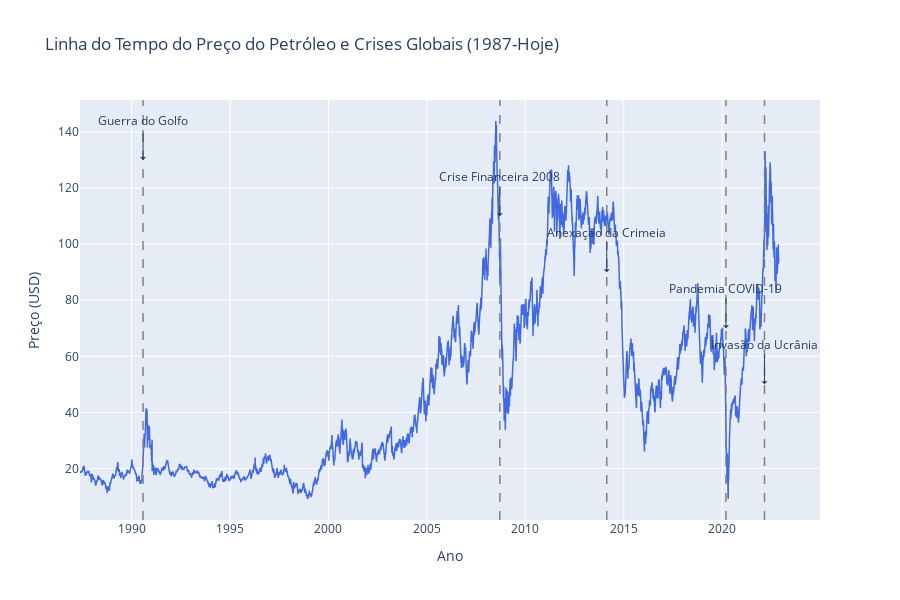

Notebook source saved alongside this figure:
### Markdown cell above
## A Linha do Tempo Completa: O Mapa da Nossa Jornada (1987 - Hoje)
Antes de mergulharmos nos detalhes, vamos observar o panorama completo. Este gráfico serve como nosso mapa, destacando os eventos que exploraremos em profundidade nos capítulos seguintes.

### Code cell
if not df.empty:
    fig_timeline = go.Figure()
    fig_timeline.add_trace(go.Scatter(x=df['Date'], y=df['Price'], mode='lines', name='Preço Brent', line=dict(color='royalblue', width=1.5)))
    
    # Dicionário de eventos históricos
    event_dates = {
        'Guerra do Golfo': '1990-08-02',
        'Crise Financeira 2008': '2008-09-15',
        'Anexação da Crimeia': '2014-02-20',
        'Pandemia COVID-19': '2020-03-11',
        'Invasão da Ucrânia': '2022-02-24'
    }

    # Lista de posições Y para as anotações não se sobreporem
    annotation_y_positions = [130, 110, 90, 70, 50]
    
    # Eventos para desenhar a linha e o texto separadamente
    for i, (event, date) in enumerate(event_dates.items()):
        
        # Passo 1: Desenhar a linha vertical usando add_shape
        fig_timeline.add_shape(
            type="line",
            x0=pd.to_datetime(date), y0=0,
            x1=pd.to_datetime(date), y1=1,
            yref='paper', # 'paper' faz a linha ocupar toda a altura do gráfico
            line=dict(color="gray", width=1.5, dash="dash")
        )

        # Passo 2: Adicionar a anotação de texto separadamente
        fig_timeline.add_annotation(
            x=pd.to_datetime(date),
            y=annotation_y_positions[i % len(annotation_y_positions)], # Pega uma posição Y da lista
            text=event,
            showarrow=True,
            arrowhead=1,
            ax=0,
            ay=-40 # Deslocamento vertical da seta
        )

    fig_timeline.update_layout(
        title='Linha do Tempo do Preço do Petróleo e Crises Globais (1987-Hoje)',
        xaxis_title='Ano',
        yaxis_title='Preço (USD)',
        height=600
    )
    fig_timeline.show()

### Figure 1 — Plotly figure (JSON) as saved in the notebook; plotly's stock layout.template omitted (floating-point values rounded to 4 significant figures; data arrays with more than 128 entries replaced by an {"elided": "..."} marker saying what was removed)
{"data": [{"line": {"color": "royalblue", "width": 1.5}, "mode": "lines", "name": "Preço Brent", "type": "scatter", "x": {"elided": "9011 str values"}, "y": {"elided": "9011 float values"}}], "layout": {"annotations": [{"arrowhead": 1, "ax": 0, "ay": -40, "showarrow": true, "text": "Guerra do Golfo", "x": "1990-08-02T00:00:00", "y": 130}, {"arrowhead": 1, "ax": 0, "ay": -40, "showarrow": true, "text": "Crise Financeira 2008", "x": "2008-09-15T00:00:00", "y": 110}, {"arrowhead": 1, "ax": 0, "ay": -40, "showarrow": true, "text": "Anexação da Crimeia", "x": "2014-02-20T00:00:00", "y": 90}, {"arrowhead": 1, "ax": 0, "ay": -40, "showarrow": true, "text": "Pandemia COVID-19", "x": "2020-03-11T00:00:00", "y": 70}, {"arrowhead": 1, "ax": 0, "ay": -40, "showarrow": true, "text": "Invasão da Ucrânia", "x": "2022-02-24T00:00:00", "y": 50}], "height": 600, "shapes": [{"line": {"color": "gray", "dash": "dash", "width": 1.5}, "type": "line", "x0": "1990-08-02T00:00:00", "x1": "1990-08-02T00:00:00", "y0": 0, "y1": 1, "yref": "paper"}, {"line": {"color": "gray", "dash": "dash", "width": 1.5}, "type": "line", "x0": "2008-09-15T00:00:00", "x1": "2008-09-15T00:00:00", "y0": 0, "y1": 1, "yref": "paper"}, {"line": {"color": "gray", "dash": "dash", "width": 1.5}, "type": "line", "x0": "2014-02-20T00:00:00", "x1": "2014-02-20T00:00:00", "y0": 0, "y1": 1, "yref": "paper"}, {"line": {"color": "gray", "dash": "dash", "width": 1.5}, "type": "line", "x0": "2020-03-11T00:00:00", "x1": "2020-03-11T00:00:00", "y0": 0, "y1": 1, "yref": "paper"}, {"line": {"color": "gray", "dash": "dash", "width": 1.5}, "type": "line", "x0": "2022-02-24T00:00:00", "x1": "2022-02-24T00:00:00", "y0": 0, "y1": 1, "yref": "paper"}], "title": {"text": "Linha do Tempo do Preço do Petróleo e Crises Globais (1987-Hoje)"}, "xaxis": {"title": {"text": "Ano"}}, "yaxis": {"title": {"text": "Preço (USD)"}}}}
